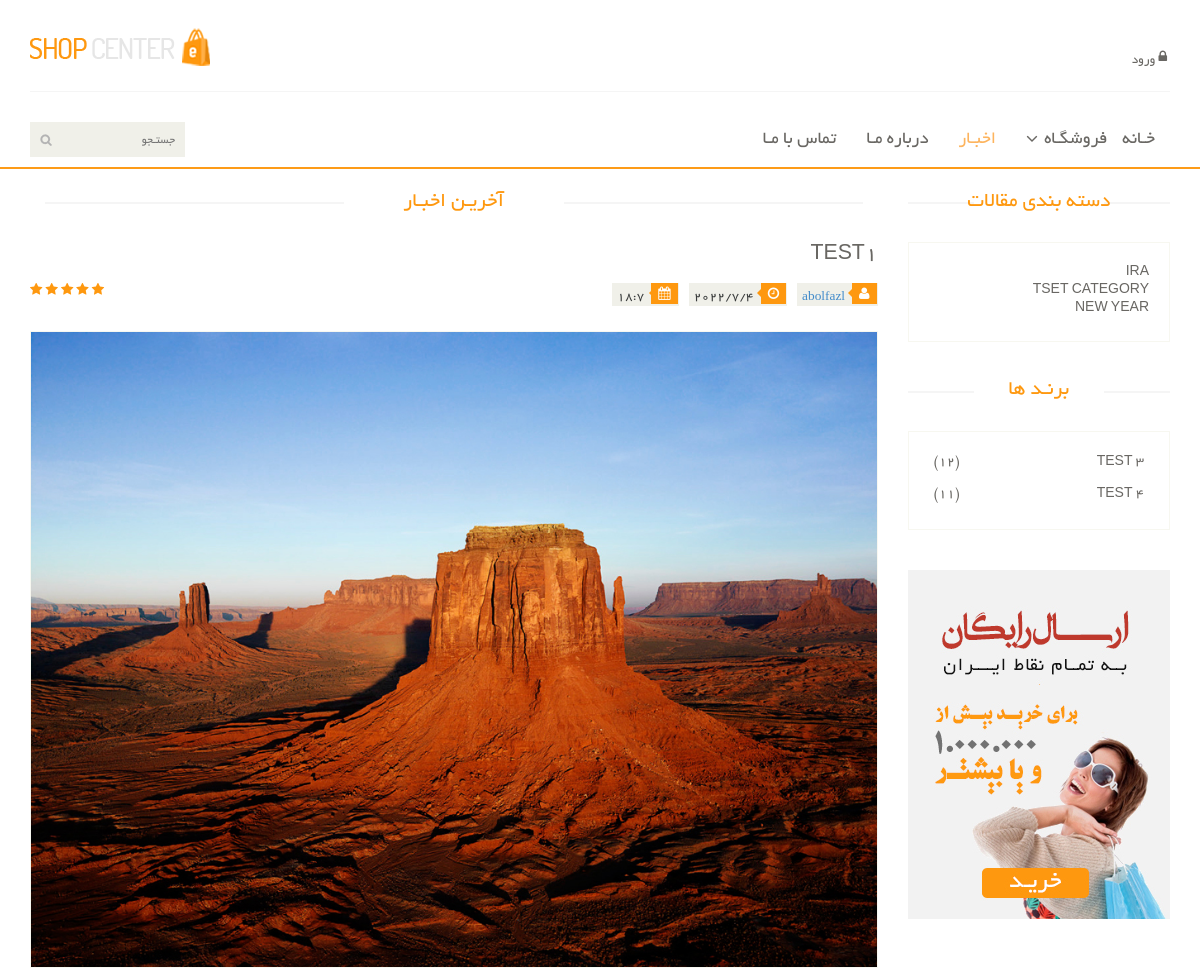
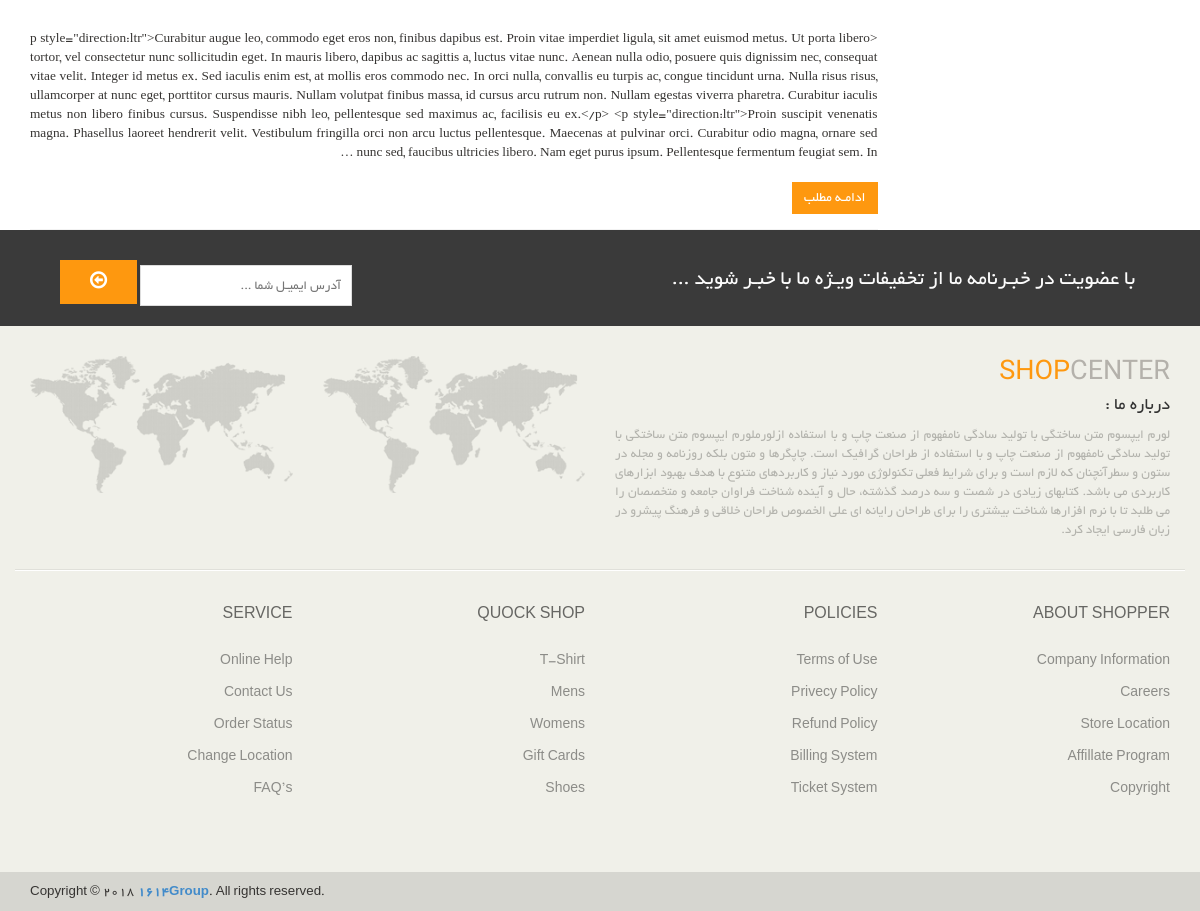
The app's page /blog/category/ira with its own data (2 pictures, top to bottom).
### blog/models.py (models this page shows, shortened)
class Article(models.Model):
    title = models.CharField(max_length=155, verbose_name='عنوان مقاله')
    author = models.ForeignKey(User, on_delete=models.CASCADE, verbose_name='نویسنده', related_name='articles')
    description = RichTextField(verbose_name='توضیحات')
    category = models.ManyToManyField(Category, related_name='articles', verbose_name='دسته بندی ها')
    tag = models.ManyToManyField(Tag, related_name='articles', verbose_name='برچسب ها')
    created_date = models.DateTimeField(auto_now_add=True, verbose_name='تاریخ ساخت')
    published = models.DateTimeField(default=timezone.now)
    update_time = models.DateTimeField(auto_now=True, verbose_name='زمان بروزرسانی')
    slug = models.SlugField(blank=True, null=True, verbose_name='اسلاگ')
    image = models.ImageField(verbose_name='تصویر')
    status = models.BooleanField(default=0, verbose_name='وضعیت')
    view = models.IntegerField(default=0, verbose_name='تعداد بزدید ها')
    class Meta:
        verbose_name = 'مقاله'
        verbose_name_plural = 'مقالات'
        ordering = ('-created_date',)
    def get_absolute_url(self):
        return reverse('blog:article_detail', kwargs={'slug': self.slug})
    def j_publish(self): # convert US time to IR
        time = timezone.localtime(self.created_date)
        return time
    def showImage(self): # for show image in admin panel
        if self.image:
            return format_html(f'<img src="{self.image.url}" alt="" width="50px" height="50px">')
        else:
            return format_html(f'<h4>مقاله {self.title} تصویر ندارد</h4>')
    showImage.short_description = 'تصویر'

class Category(models.Model):
    name = models.CharField(max_length=155, verbose_name='نام ')
    created = models.DateTimeField(auto_now_add=True, verbose_name='زمان ساخت')
    updated = models.TimeField(auto_now=True, verbose_name='زمان بروزرسانی')
    slug = models.SlugField(blank=True, null=True, verbose_name='اسلاگ')
    class Meta:
        verbose_name = 'دسته بندی'
        verbose_name_plural = 'دسته بندی ها'

### blog/views.py (the view)
# urls.py: path('category/<slug:slug>', views.categoryList, name='category_list'),
def categoryList(request, slug):
    category = get_object_or_404(Category, slug=slug)
    categories = Category.objects.all()
    articles = category.articles.filter(status=True)
    paginator = Paginator(articles, 2)
    page_number = request.GET.get('page')
    articles = paginator.get_page(page_number)
    context = {
        'articles': articles,
        'categories': categories,
    }
    return render(request, 'blog/article_list.html', context)

### context_processors/context_processors.py (called while the page is built)
def mostVisitedArticle(request):
    most_visited_article = Article.objects.all().order_by('-view')[:2]
    return {'most_visited_article': most_visited_article}

def showCategorySidebar(request):
    categories = Category.objects.all()[:3]
    return {'categories': categories}

### blog/templates/blog/article_list.html (shortened to what this page needs)
{% extends 'base.html' %}
{% load static %}
{% block body %}
    <section>
        <div class="container">
            <div class="row">
                <div class="col-sm-9">
                    <div class="blog-post-area">
                        <h2 class="title text-center">آخریـن اخبـار</h2>
                        {% for article in articles %}
                            <div class="single-blog-post">
                                <h3>{{ article.title }}</h3>
                                <div class="post-meta">
                                    <ul>
                                        <li><i class="fa fa-user"></i><a href="{% url 'blog:author' article.author.username %}">{{ article.author }}</a></li>
                                        <li><i class="fa fa-clock-o"></i>{{ article.j_publish.year }}/{{ article.j_publish.month }}/{{ article.j_publish.day }}</li>
                                        <li><i class="fa fa-calendar"></i>{{ article.j_publish.hour }}:{{ article.j_publish.minute }}</li>
                                    </ul>
                                    <span>
                                        <i class="fa fa-star"></i>
                                        <i class="fa fa-star"></i>
                                        <i class="fa fa-star"></i>
                                        <i class="fa fa-star"></i>
                                        <i class="fa fa-star-half-o"></i>
                                    </span>
                                </div>
                                <a href="">
                                    <img src="{{ article.image.url }}" alt="{{ article.title }}">
                                </a>
                                <p>
                                    {{ article.description|truncatewords:150 }}
                                </p>
                                <a class="btn btn-primary" href="{{ article.get_absolute_url }}">ادامـه مطلب</a>
                            </div>
                        {% endfor %}
                    </div>
                </div>
                {% include 'include/blog_sidebar.html' %}
            </div>
        </div>
    </section>
{% endblock %}

### templates/include/blog_sidebar.html
{% load static %}
<div class="col-sm-3">
    <div class="left-sidebar">
        <h2>دسته بندی مقالات</h2>
        <div class="panel-group category-products" id="accordian">
            <div class="panel panel-default">
                <div class="panel-heading">
                    {% for category in categories|slice:3 %}
                    <h4 class="panel-title mb-3"><a class="mb-3" href="{% url 'blog:category_list' category.slug %}">{{ category.name }}</a></h4>
                    {% endfor %}
                </div>
            </div>
        </div>
        <div class="brands_products">
            <h2>برنـد ها</h2>
            <div class="brands-name">
                <ul class="nav nav-pills nav-stacked">
                    {% for article in most_visited_article %}
                    <li><a href="{{ article.get_absolute_url }}"> <span
                                class="pull-left">({{ article.view }})</span>{{ article.title }}</a></li>
                    {% endfor %}
                </ul>
            </div>
        </div>
        <div class="shipping text-center">
            <img src="{% static 'images/home/shipping.jpg' %}" alt="" />
        </div>
    </div>
</div>

### assets/css/main.css (style rules this page uses)
body { font-family: 'BYekan'; font-size: 10pt; position: relative; font-weight: normal; direction: rtl; }
ul li { list-style: none; }
a { -webkit-transition: 300ms; -moz-transition: 300ms; -o-transition: 300ms; transition: 300ms; }
h1, h2, h3, h4, h5, h6 { font-family: 'BYekan', sans-serif; }
.category-products { border: 1px solid #F7F7F0; margin-bottom: 35px; padding-bottom: 20px; padding-top: 15px; }
.left-sidebar h2, .brands_products h2 { color: #FE980F; font-family: 'BYekan', sans-serif; font-size: 16pt; font-weight: 400; margin: 0 0 30px auto; text-align: center; text-transform: uppercase; position: relative; z-index:3; }
.left-sidebar h2:after, h2.title:after { content: " "; position: absolute; border: 1px solid #f5f5f5; bottom:8px; right: 0; width: 100%; height: 0; z-index: -2; }
.left-sidebar h2:before { content: " "; position: absolute; background: #fff; bottom: -6px; width: 130px; height: 30px; z-index: -1; right: 50%; margin-right: -65px; }
h2.title:before { content: " "; position: absolute; background: #fff; bottom: -6px; width: 220px; height: 30px; z-index: -1; right: 50%; margin-right: -110px; }
.category-products .panel { background-color: #FFFFFF; border: 0px; border-radius: 0px; box-shadow:none; margin-bottom: 0px; }
.category-products .panel-default .panel-heading { background-color: #FFFFFF; border: 0 none; color: #FFFFFF; padding: 5px 20px; }
.category-products .panel-default .panel-heading .panel-title a { color: #696763; font-family: 'BYekan', sans-serif; font-size: 14px; text-decoration: none; text-transform: uppercase; }
.brands-name { border: 1px solid #F7F7F0; padding-bottom: 20px; padding-top: 15px; }
.brands-name .nav-stacked li a { background-color: #FFFFFF; color: #696763; font-family: 'BYekan', sans-serif; font-size: 14px; padding: 5px 25px; text-decoration: none; text-transform: uppercase; }
.shipping { background-color: #F2F2F2; margin-top: 40px; overflow: hidden; padding-top: 20px; position: relative; }
h2.title { color: #FE980F; font-family: 'BYekan', sans-serif; font-size: 16pt; font-weight: 400; margin: 0 15px; text-transform: uppercase; margin-bottom: 30px; position: relative; }
.single-blog-post { border-bottom: 1px solid #f2f2f2; padding-bottom: 15px; }
.blog-post-area .single-blog-post h3 { color: #696763; font-size: 16pt; font-family: 'BYekan',sans-serif; text-transform: uppercase; font-weight: 500; margin-bottom: 17px; }
.blog-post-area .single-blog-post a img { border: 1px solid #F7F7F0; width: 100%; margin-bottom: 30px }
.blog-post-area .single-blog-post p { color: #363432; text-align: justify; }
.blog-post-area .post-meta { display: block; margin-bottom: 25px; overflow: hidden; }
.blog-post-area .post-meta ul { padding:0; display: inline; }
.blog-post-area .post-meta ul li { background:#F0F0E9; float: right; margin-left: 10px; padding: 0 5px; font-size: 10pt; color: #393b3b; position: relative; }
.blog-post-area .post-meta ul li i { background:#FE980F; color: #FFFFFF; margin-right: -4px; margin-left: 7px; padding: 4px 7px; }
.sinlge-post-meta li i:after, .blog-post-area .post-meta ul li i:after { content: ""; position: absolute; width: auto; height: auto; border-color:transparent #FE980F transparent transparent ; border-width:4px; border-style: solid; top:6px; right:26px; }
.post-meta span { float: left; }
.post-meta span i { color: #FE980F; }
.blog-post-area .single-blog-post .btn-primary { background:#FE980F; border: medium none; border-radius: 0; color: #FFFFFF; margin-top: 10px; }
.btn.btn-primary { background:#FE980F; border: 0 none; border-radius: 0; margin-top: 16px; }

### records on screen
Article: title "TEST1", author "abolfazl", j_publish.year "2022", j_publish.month "7", j_publish.day "4", j_publish.hour "18", j_publish.minute "7", image (picture), description "<p style=\"direction:ltr\">Curabitur augue leo, commodo eget eros non, finibus dapibus est. Proin vitae imperdiet ligula, sit amet euismod metus. Ut porta libero tortor, vel consectetur nunc sollicitudin eget. In mauris libero, dapibus ac sagittis a, luctus vitae nunc. Aenean nulla odio, posuere quis dignissim nec, consequat vitae velit. Integer id metus ex. Sed iaculis enim est, at mollis eros commodo nec. In orci nulla, convallis eu turpis ac, congue tincidunt urna. Nulla risus risus, ullamcorper at nunc eget, porttitor cursus mauris. Nullam volutpat finibus massa, id cursus arcu rutrum non. Nullam egestas viverra pharetra. Curabitur iaculis metus non libero finibus cursus. Suspendisse nibh…"
Category: name "IRA"
Category: name "TSET CATEGORY"
Category: name "NEW YEAR"
Article: view "12", title "TEST 3"
Article: view "11", title "TEST 4"
